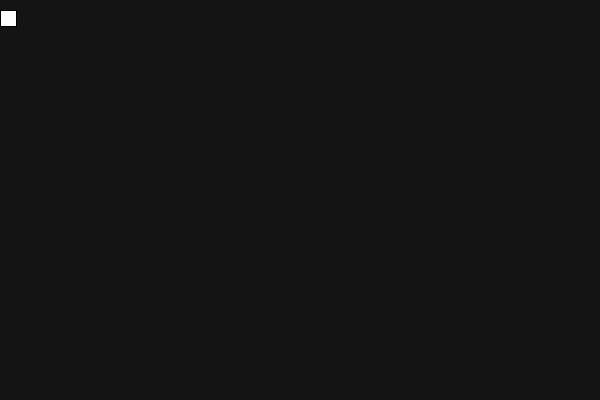
Frame 1 (no input)
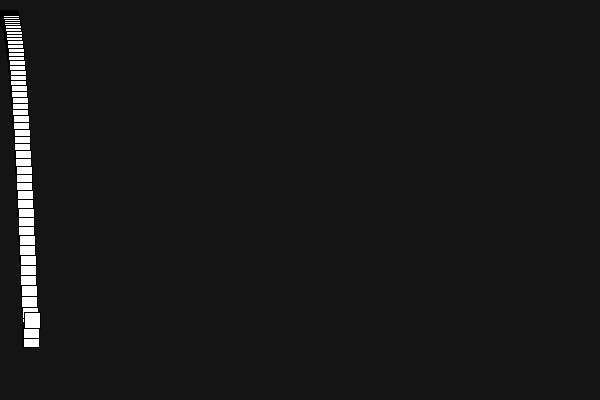
Frame 60 (the mouse pressed at the canvas centre just before this capture)
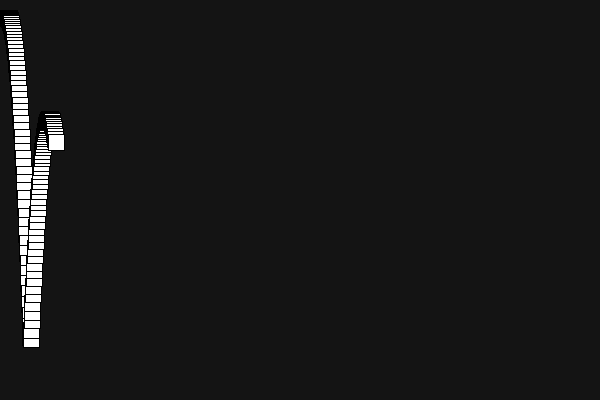
Frame 120 (the mouse held since frame 60 and released just before this capture)

The Processing sketch that drew these frames (run headless with seeded random() and noise(); from frame 60 on, the mouse is pressed at the canvas centre):

// Processing sketch: sketch_02_AccelBall
// ── sketch_02_AccelBall.pde
Mover m;

void setup(){
  size(600,400);
  background(20);
  m = new Mover();
}

void draw(){
 // background(20);
  m.update();
  m.checkEdges();
  m.display();
}
// ── Mover.pde
class Mover{
  PVector loc;
  PVector vel;
  PVector accel;
  
  Mover(){
    loc = new PVector(0, 10);
    vel = new PVector(0.4,0);
    accel = new PVector(0, 0.2);
  }
  
  void update(){
    loc.add(vel);
    vel.add(accel);
  }
  
  void display(){
    fill(255);
    rect(loc.x, loc.y, 16,16);
  }
  
  void checkEdges(){

    if(! (0 < loc.x && loc.x < width)){
      vel.x *= -0.8;
      loc.x += vel.x;
    }
    if(! (0 < loc.y && loc.y < height-66)){
      vel.y *= -0.8;
      loc.y += vel.y;
    }
  }
}
